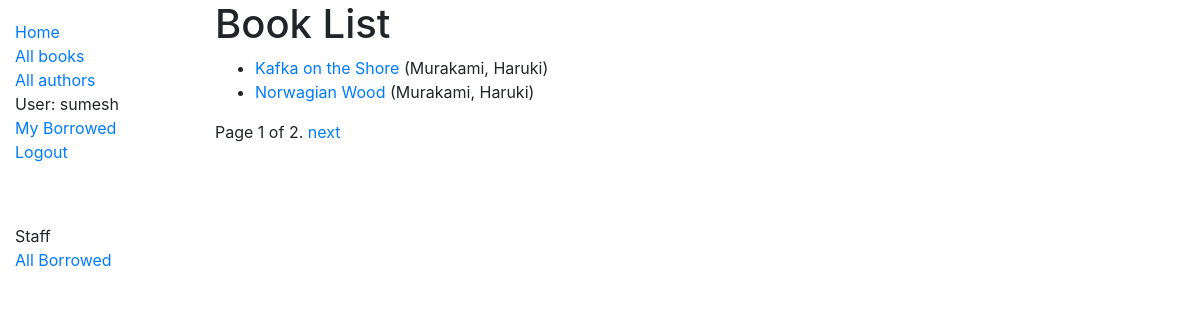
Page /catalog/books/ (signed in) on the committed database.
### catalog/models.py (models this page shows, shortened)
class Book(models.Model):
    title = models.CharField(max_length=200)
    author = models.ForeignKey('Author',on_delete=models.SET_NULL,null=True)
    summary = models.TextField(max_length=1000,help_text='Enter a brief description of the book')
    isbn = models.CharField('ISBN',max_length=13,help_text='Enter the 13 digit ISBN')
    genre = models.ManyToManyField(Genre,help_text='Select a genre for this book')
    def get_absolute_url(self):
        return reverse('book-detail',args=[str(self.id)])
    def display_genre(self):
        """Creates a string for Genre. This is required to display genre in Admin"""
        return ', '.join(genre.name for genre in self.genre.all()[:3])
    display_genre.short_description ='Genre'

class Author(models.Model):
    first_name = models.CharField(max_length=100)
    last_name = models.CharField(max_length=100)
    date_of_birth = models.DateField(null=True,blank=True)
    date_of_death = models.DateField('Died',null=True,blank=True)
    class Meta:
        ordering = ['last_name','first_name']
        permissions = (("can_create_author", "create author"),("can_edit_author", "edit author"),("can_delete_author", "delete author"))
    def __str__(self):
        return f"{self.last_name}, {self.first_name}"

### catalog/views.py (the view)
# urls.py: path('books/',views.BookListView.as_view(),name='books'),
class BookListView(generic.ListView):
    model=Book
    context_object_name = 'book_list'
    template_name = 'catalog/book_list.html'
    paginate_by = 2
    def get_queryset(self):
        return Book.objects.all()
    def get_context_data(self, **kwargs):
        context = super(BookListView, self).get_context_data(**kwargs)
        context['some_data']='This is just some data'
        return context

### catalog/templates/catalog/book_list.html
{% extends "base_generic.html" %}
{% block content %}
  <h1>Book List</h1>
  {% if book_list %}
  <ul>
    {% for book in book_list %}
      <li>
       <a href="{{ book.get_absolute_url }}">{{ book.title }}</a> ({{book.author}})
      </li>
    {% endfor %}
  </ul>
  {% else %}
    <p>There are no books in the library.</p>
  {% endif %}
{% endblock %}

### catalog/templates/base_generic.html (shortened to what this page needs)
<!DOCTYPE html>
<html lang="en">
<head>
  <link rel="stylesheet" href="https://stackpath.bootstrapcdn.com/bootstrap/4.1.3/css/bootstrap.min.css">
  {% load static %}
  <link rel="stylesheet" href="{% static 'css/styles.css' %}">
</head>
<body>
  <div class="container-fluid">
    <div class="row">
      <div class="col-sm-2">
      {% block sidebar %}
        <ul class="sidebar-nav">
          <li><a href="{% url 'index' %}">Home</a></li>
          <li><a href="{% url 'books' %}">All books</a></li>
          <li><a href="{% url 'authors' %}">All authors</a></li>
          {% if user.is_authenticated %}
          <li>User: {{ user.get_username }}</li>
          <li><a href="{% url 'my-borrowed' %}">My Borrowed</a></li>
          <li><a href="{% url 'logout'%}?next={{request.path}}">Logout</a></li>
        {% else %}
          <li><a href="{% url 'login'%}?next={{request.path}}">Login</a></li>
        {% endif %}
        </ul>
        <br>
        <ul class="sidebar-nav">
          {% if user.is_staff %}
           <li> Staff </li>
          {% endif %}
          {% if perms.catalog.can_mark_returned %}
          <li><a href="{% url 'all-borrowed' %}">All Borrowed </a> </li>
          {% endif %}
        </ul>
     {% endblock %}
      </div>
      <div class="col-sm-10 ">{% block content %}{% endblock %}
        {% block pagination %}
        {% if is_paginated %}
            <div class="pagination">
                <span class="page-links">
                    <span class="page-current">
                        Page {{ page_obj.number }} of {{ page_obj.paginator.num_pages }}.
                    </span>
                    {% if page_obj.has_next %}
                        <a href="{{ request.path }}?page={{ page_obj.next_page_number }}">next</a>
                    {% endif %}
                </span>
            </div>
        {% endif %}
        {% endblock %}
      </div>
    </div>
  </div>
</body>
</html>

### catalog/static/css/styles.css (style rules this page uses)
.sidebar-nav { margin-top: 20px; padding: 0; list-style: none; }

### rows in the picture
Book: title "Kafka on the Shore", author "Murakami, Haruki"
Book: title "Norwagian Wood", author "Murakami, Haruki"

### other values in the picture
{{ user.get_username }} "sumesh"
{{ page_obj.number }} "1"
{{ page_obj.paginator.num_pages }} "2"
